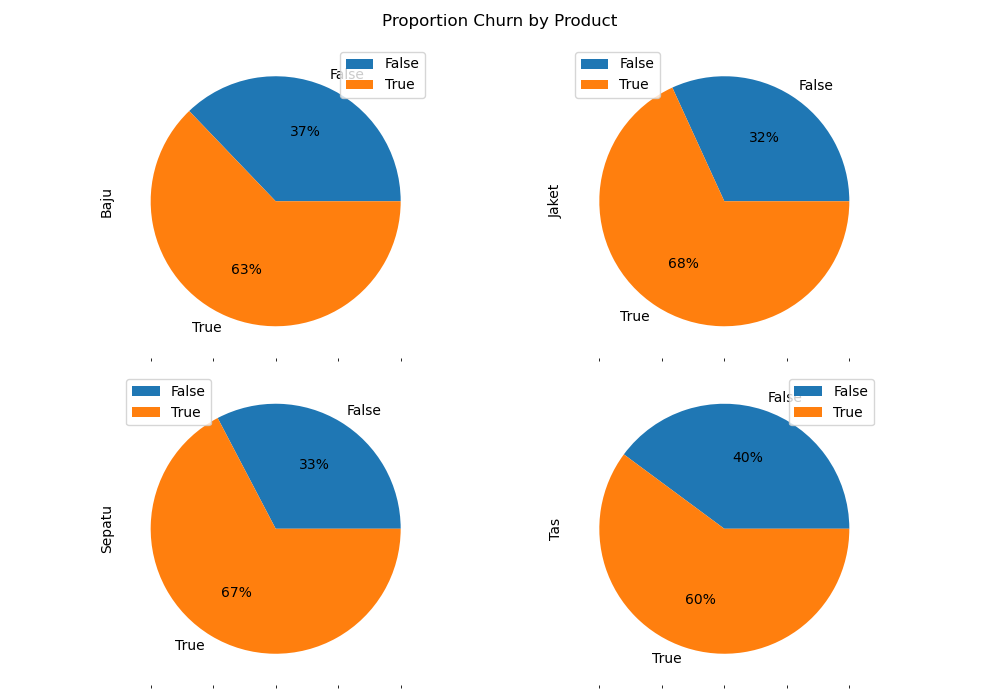

Python code for this plot:
import pandas as pd
df = pd.read_csv('https://storage.googleapis.com/dqlab-dataset/data_retail.csv', sep=';')
df['First_Transaction'] = pd.to_datetime(df['First_Transaction']/1000, unit='s', origin='1970-01-01')
df['Last_Transaction'] = pd.to_datetime(df['Last_Transaction']/1000, unit='s', origin='1970-01-01')
df['Year_First_Transaction'] = df['First_Transaction'].dt.year
df['Year_Last_Transaction'] = df['Last_Transaction'].dt.year
df.loc[df['Last_Transaction'] <= '2018-08-01', 'is_churn'] = True
df.loc[df['Last_Transaction'] > '2018-08-01', 'is_churn'] = False

import matplotlib.pyplot as plt

plt.clf()
# Melakukan pivot data dengan pivot_table
df_piv = df.pivot_table(index='is_churn',
                        columns='Product',
                        values='Customer_ID',
                        aggfunc='count',
                        fill_value=0)
# Mendapatkan Proportion Churn by Product
plot_product = df_piv.count().sort_values(ascending=False).head(5).index
# Plot pie chartnya
df_piv = df_piv.reindex(columns=plot_product)
df_piv.plot.pie(subplots=True,
                figsize=(10, 7),
                layout=(-1, 2),
                autopct='%1.0f%%',
                title='Proportion Churn by Product')
plt.tight_layout()
plt.show()
